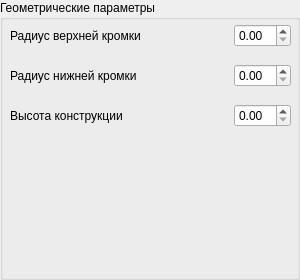
     <widget class="QGroupBox" name="geometric_params_groupBox">
      <property name="sizePolicy">
       <sizepolicy hsizetype="Preferred" vsizetype="Preferred">
        <horstretch>0</horstretch>
        <verstretch>0</verstretch>
       </sizepolicy>
      </property>
      <property name="minimumSize">
       <size>
        <width>300</width>
        <height>0</height>
       </size>
      </property>
      <property name="title">
       <string>Геометрические параметры</string>
      </property>
      <widget class="QLabel" name="label_geometric_params_model">
       <property name="geometry">
        <rect>
         <x>60</x>
         <y>150</y>
         <width>171</width>
         <height>121</height>
        </rect>
       </property>
       <property name="text">
        <string/>
       </property>
      </widget>
      <widget class="QWidget" name="horizontalLayoutWidget">
       <property name="geometry">
        <rect>
         <x>10</x>
         <y>20</y>
         <width>281</width>
         <height>31</height>
        </rect>
       </property>
       <layout class="QHBoxLayout" name="horizontalLayout">
        <item>
         <widget class="QLabel" name="label_R1">
          <property name="text">
           <string>Радиус верхней кромки</string>
          </property>
         </widget>
        </item>
        <item>
         <spacer name="horizontalSpacer_4">
          <property name="orientation">
           <enum>Qt::Orientation::Horizontal</enum>
          </property>
          <property name="sizeHint" stdset="0">
           <size>
            <width>40</width>
            <height>20</height>
           </size>
          </property>
         </spacer>
        </item>
        <item>
         <widget class="QDoubleSpinBox" name="doubleSpinBox_input_R1"/>
        </item>
       </layout>
      </widget>
      <widget class="QWidget" name="horizontalLayoutWidget_2">
       <property name="geometry">
        <rect>
         <x>10</x>
         <y>60</y>
         <width>281</width>
         <height>31</height>
        </rect>
       </property>
       <layout class="QHBoxLayout" name="horizontalLayout_2">
        <item>
         <widget class="QLabel" name="label_R2">
          <property name="text">
           <string>Радиус нижней кромки</string>
          </property>
         </widget>
        </item>
        <item>
         <spacer name="horizontalSpacer_5">
          <property name="orientation">
           <enum>Qt::Orientation::Horizontal</enum>
          </property>
          <property name="sizeHint" stdset="0">
           <size>
            <width>40</width>
            <height>20</height>
           </size>
          </property>
         </spacer>
        </item>
        <item>
         <widget class="QDoubleSpinBox" name="doubleSpinBox_input_R2"/>
        </item>
       </layout>
      </widget>
      <widget class="QWidget" name="horizontalLayoutWidget_3">
       <property name="geometry">
        <rect>
         <x>10</x>
         <y>100</y>
         <width>281</width>
         <height>31</height>
        </rect>
       </property>
       <layout class="QHBoxLayout" name="horizontalLayout_3">
        <item>
         <widget class="QLabel" name="label_H">
          <property name="text">
           <string>Высота конструкции</string>
          </property>
         </widget>
        </item>
        <item>
         <spacer name="horizontalSpacer_6">
          <property name="orientation">
           <enum>Qt::Orientation::Horizontal</enum>
          </property>
          <property name="sizeHint" stdset="0">
           <size>
            <width>40</width>
            <height>20</height>
           </size>
          </property>
         </spacer>
        </item>
        <item>
         <widget class="QDoubleSpinBox" name="doubleSpinBox_input_H"/>
        </item>
       </layout>
      </widget>
     </widget>
